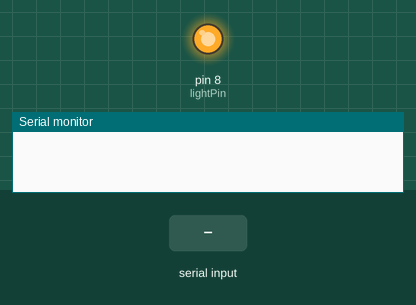
A sketch run on a simulated Arduino Uno, built with avr-gcc and run on an emulated ATmega328P. Parts: output pins drawn as LEDs (lit = HIGH), the last lines printed to the serial monitor. The test bench sets the inputs (shaded band).

Above: at 1.2 s.
1.3 s: "1" received over Serial
At 2.5 s:
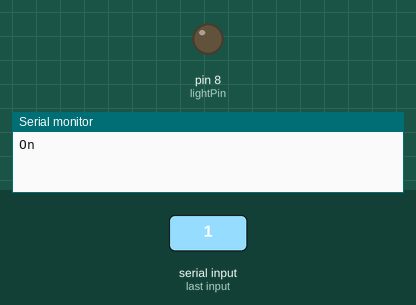
2.8 s: "0" received over Serial
At 3.3 s:
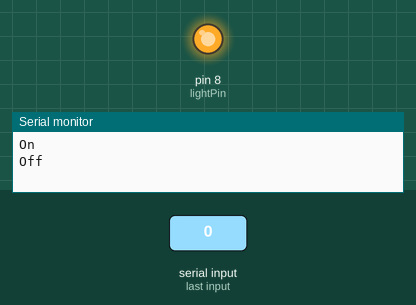
Timing chart, 0 to 5.8 s (numbered marks = the images above; inputs shaded):
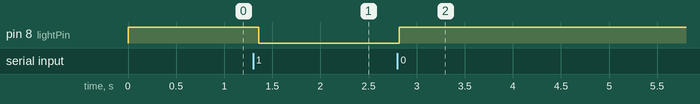

Measured:
- after the input at 1.3 s, pin 8 (lightPin): HIGH → LOW after 0.06 s
- after the input at 2.8 s, pin 8 (lightPin): LOW → HIGH at once

The sketch:

arduino-code.ino
```cpp
const int lightPin = 8;


String serialData;


void setup() {

  // put your setup code here, to run once:


pinMode(lightPin, OUTPUT);

digitalWrite(lightPin, HIGH);

Serial.begin(9600);

Serial.setTimeout(10);

}


void loop()

{

    delay(50);

}


void serialEvent(){

  serialData = Serial.readString();


  if(serialData[0] == '0')

  {

    digitalWrite(lightPin, HIGH);

    Serial.println("Off");

  }

  else if(serialData[0] == '1')

  {

    digitalWrite(lightPin, LOW);

    Serial.println("On");

  }

}
```
